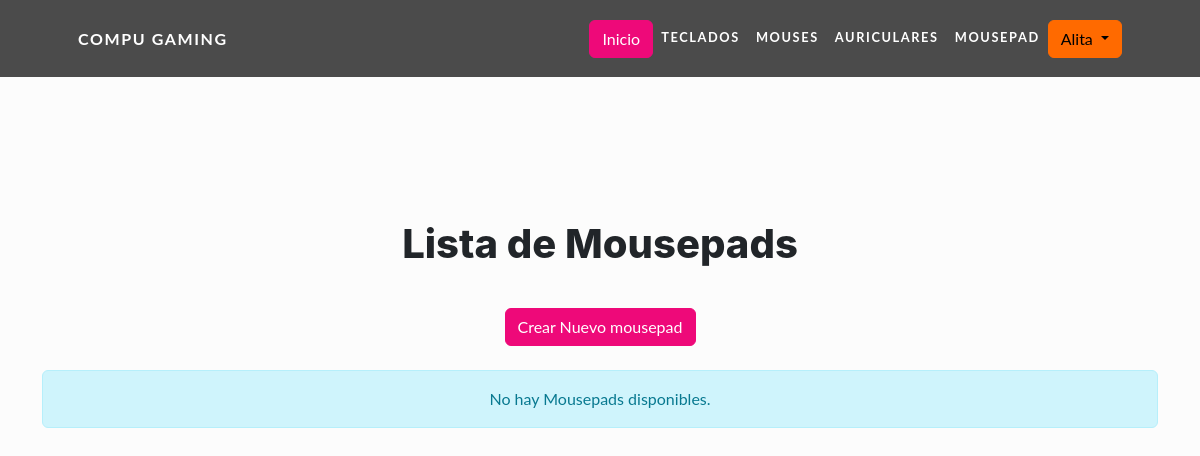
The app's page /mousepads/ (signed in), older data.
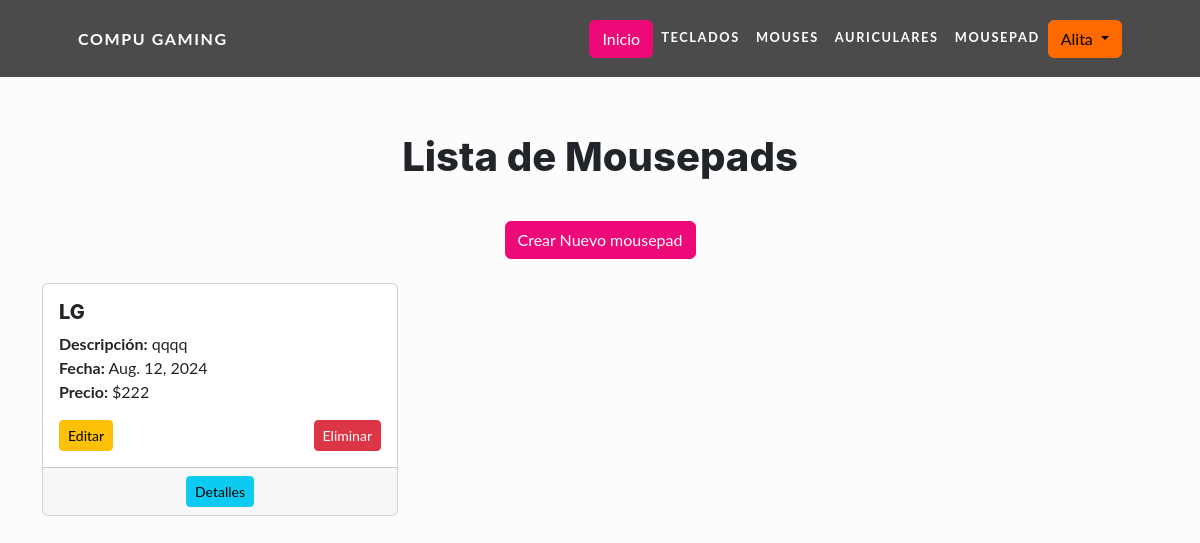
The same page, newer data.
### app/models.py (models this page shows, shortened)
class Mousepad(models.Model):
    TIPOS_DE_MOUSEPAD = [
        ('tela', 'Tela'),
        ('vidrio', 'Vidrio'),
        ('gaming', 'Gaming'),
    ]
    nombre = models.CharField(max_length=40)
    tipo = models.CharField(max_length=20, choices=TIPOS_DE_MOUSEPAD, null=True)
    descripcion = models.TextField(blank=True, null=True)
    fecha = models.DateField(blank=True, null=True)
    precio = models.IntegerField(blank=True, null=False)

### app/views.py (the view)
# urls.py: path('mousepads/', views.mousepad_list, name='mousepad_list'),
@login_required
def mousepad_list(request):
    mousepads = Mousepad.objects.all()
    return render(request, 'app/mousepad_list.html', {'mousepads': mousepads})

### app/templates/app/mousepad_list.html (shortened to what this page needs)
{% extends "app/base.html" %}
{% block content %}
<div class="container d-flex flex-column justify-content-center" style="min-height: 80vh;">
  <div class="text-center mb-4">
    <h1 class="my-4">Lista de Mousepads</h1>
    <a class="btn btn-primary mt-3" href="{% url 'mousepad_create' %}">Crear Nuevo mousepad</a>
  </div>
  <div class="row">
    {% for mousepad in mousepads %}
    <div class="col-md-4 mb-3">
      <div class="card h-100">
        <div class="card-body">
          <h5 class="card-title">{{ mousepad.nombre }}</h5>
          <p class="card-text">
            <strong>Descripción:</strong> {{ mousepad.descripcion }}<br>
            <strong>Fecha:</strong> {{ mousepad.fecha }}<br>
            <strong>Precio: </strong> ${{ mousepad.precio }}
          </p>
          <a class="btn btn-warning btn-sm" href="{% url 'mousepad_update' mousepad.pk %}">Editar</a>
          <a class="btn btn-danger btn-sm float-end" href="{% url 'mousepad_delete' mousepad.pk %}">Eliminar</a>
        </div>
        <div class="card-footer text-center">
          <a class="btn btn-info btn-sm" href="{% url 'mousepad_detail' mousepad.pk %}">Detalles</a>
        </div>
      </div>
    </div>
    {% empty %}
    <div class="col-12">
      <div class="alert alert-info text-center" role="alert">
        No hay Mousepads disponibles.
      </div>
    </div>
    {% endfor %}
  </div>
</div>
{% endblock %}

Row changes from the older to the newer data that the page shows:
added Mousepad: nombre "LG", descripcion "qqqq", fecha "Aug. 12, 2024", precio "222"
Text that changed along with them:
text no longer shown: "No hay Mousepads disponibles."
